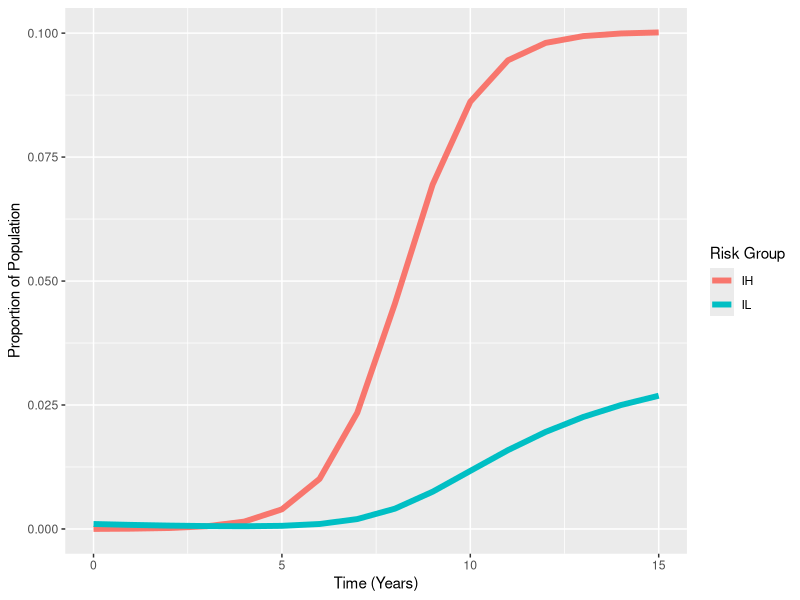

Recreate this plot in R.
library(deSolve)
library(ggplot2)
library(reshape2)


sis_ode <- function(times,x,parms){
  with(as.list(c(parms,x)),{
    # ODEs
    SH<-nH-x[[1]] #Calculate SH as nH-IH
    SL<-(1-nH)-x[[2]] #Calculate SL as nL-IL
    dIH <-+(betaHH*IH+betaHL*IL)*SH-gamma*IH
    dIL <-+(betaLH*IH+betaLL*IL)*SL-gamma*IL
    
    der<-c(dIH,dIL)
    list(der)
  })
}

parms <- c(betaHH=10,betaHL=0.1,betaLH=0.1,betaLL=1,gamma=1,nH=0.2)
x <- c(IH=0.00001,IL=0.001)
times <-seq(0,15,1)
sis_out <- as.data.frame(lsoda(x,times,sis_ode,parms))

sis_out_long <- melt(sis_out,"time") #Collapse dataset from "wide" to "long" format for plotting
ggplot(sis_out_long,aes(x=time,y=value,colour=variable,group=variable)) + geom_line(lwd=2) +
  labs(x="Time (Years)",y="Proportion of Population",color="Risk Group")
